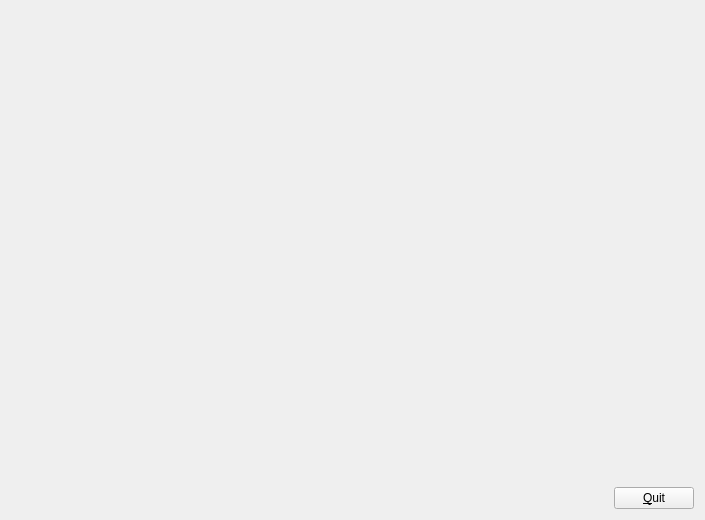
<?xml version="1.0" encoding="UTF-8"?>
<ui version="4.0">
 <class>MainWindow</class>
 <widget class="QMainWindow" name="MainWindow">
  <property name="windowModality">
   <enum>Qt::ApplicationModal</enum>
  </property>
  <property name="geometry">
   <rect>
    <x>0</x>
    <y>0</y>
    <width>705</width>
    <height>520</height>
   </rect>
  </property>
  <property name="windowTitle">
   <string>Robot Siguelineas</string>
  </property>
  <widget class="QWidget" name="centralWidget">
   <layout class="QHBoxLayout" name="horizontalLayout">
    <item>
     <widget class="GLWidget" name="widget" native="true">
      <property name="sizePolicy">
       <sizepolicy hsizetype="Expanding" vsizetype="Preferred">
        <horstretch>0</horstretch>
        <verstretch>0</verstretch>
       </sizepolicy>
      </property>
     </widget>
    </item>
    <item>
     <layout class="QVBoxLayout" name="verticalLayout">
      <item>
       <spacer name="verticalSpacer">
        <property name="orientation">
         <enum>Qt::Vertical</enum>
        </property>
        <property name="sizeHint" stdset="0">
         <size>
          <width>20</width>
          <height>40</height>
         </size>
        </property>
       </spacer>
      </item>
      <item>
       <widget class="QPushButton" name="pushButton">
        <property name="text">
         <string>&amp;Quit</string>
        </property>
       </widget>
      </item>
     </layout>
    </item>
   </layout>
  </widget>
 </widget>
 <layoutdefault spacing="6" margin="11"/>
 <customwidgets>
  <customwidget>
   <class>GLWidget</class>
   <extends>QWidget</extends>
   <header>glwidget.h</header>
   <container>1</container>
  </customwidget>
 </customwidgets>
 <resources/>
 <connections>
  <connection>
   <sender>pushButton</sender>
   <signal>clicked()</signal>
   <receiver>MainWindow</receiver>
   <slot>close()</slot>
   <hints>
    <hint type="sourcelabel">
     <x>641</x>
     <y>485</y>
    </hint>
    <hint type="destinationlabel">
     <x>662</x>
     <y>197</y>
    </hint>
   </hints>
  </connection>
 </connections>
</ui>
